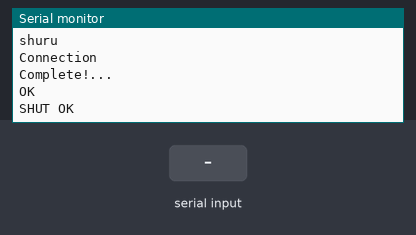
Recording of a sketch running on a simulated Arduino Uno, built with avr-gcc and run on an emulated ATmega328P. On the bench: the last lines printed to the serial monitor. Inputs (shaded band) come from the test bench. The modem accepts every AT command (registered, SIM ready, sends succeed) and sends nothing else.

Above: at 14.8 s.
14.9 s: "3000" received over the second serial link
At 15.9 s:
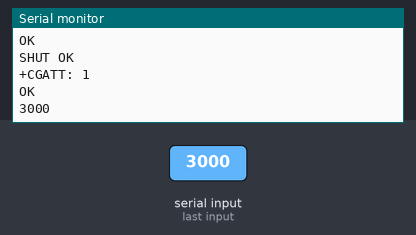
17.4 s: "FFFFFFFFFFFFFFFFFFFF" received over the second serial link
At 19.0 s:
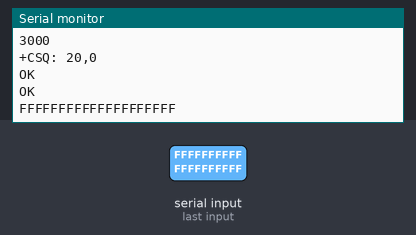
19.9 s: "BB01280001002A7E" received over the second serial link
At 20.8 s:
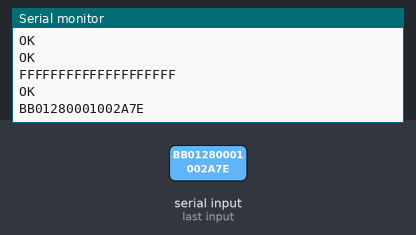
25.5 s: "A" received over Serial
At 26.3 s:
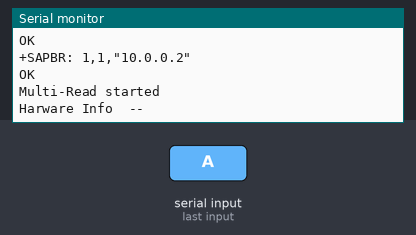

The sketch:

main.ino
```cpp
#include<SoftwareSerial.h>

SoftwareSerial uhf(6, 5);
SoftwareSerial myGsm(2,3); //(10, 11); //(2, 3); //sim tx rx

int u, c, counter = 1, tagID_print_delay = 300;
String string, n, power_string, final_string, multi_read_stop_string, pc, epc;
char INFO[50];

void setup() {
  Serial.begin(115200);
  uhf.begin(115200);
  myGsm.begin(9600);
 // pinMode(9, OUTPUT);
 // delay(100);
 Serial.println("shuru");
  delay(10000);
  myGsm.listen();
  sim_Init();
  delay(100);
  u = 'B';
}

void loop() {
  //delay(2000);

  uhf.listen();
  // get_Location();
  // data_Send(Lat, Long);
  // delay(5000);

  set_mode();
  read_data();
  string_compare();
  if (pc == "3000")
  {
   myGsm.listen();
    Serial.println("mil gya");
    analogWrite(9,255);
    delay(1000);
    Serial.println(epc);
    analogWrite(9,0);
    delay(500);
    data_Send(epc);
    delay(4000);
    pc = "";
    // while(1);
  }
 // analogWrite(9,0);
   // delay(500);
  //while(1);
}

void read_data()
{
  while (uhf.available())
  {
    c = uhf.read();
    n = String(c, HEX);
    n.toUpperCase();
    //Serial.print(c);
    //Serial.print(c,HEX);
    //Serial.print((char)c);

    if (n.length() < 2)
    {
      n = ("0" + n);
    }
    string += n;
    //Serial.print(string);
    //string= "";
  }
  while (Serial.available())
  {
    u = Serial.read();
  }
}

void set_mode()
{
  if (u == 'A')
  {
    hardware_info();
  }
  if (u == 'B')
  {
    multi_polling();
  }
  if (u == 'C')
  {
    stop_multi_polling();
  }
}

void hardware_info()
{
  Serial.println("");
  Serial.print("Harware Info  --  ");
  uint8_t message[] = {0xBB, 0x00, 0x03, 0x00, 0x01, 0x00, 0x04, 0x7E};
  uhf.write(message, sizeof(message));
  uhf.flush();
  u = 0;
  //delay(10);
}

void multi_polling()
{
  Serial.println("");
  Serial.println("Multi-Read started");
  uint8_t message[] = {0xBB, 0x00, 0x27, 0x00, 0x03, 0x22, 0x27, 0x10, 0x83, 0x7E};
  uhf.write(message, sizeof(message));
  uhf.flush();
  u = 0;
  delay(200);
}

void stop_multi_polling()
{
  //Serial.println("");
  //Serial.println("Stopping-Multi-Read");
  uint8_t message[] = {0xBB, 0x00, 0x28, 0x00, 0x00, 0x28, 0x7E};
  for (int i = 0; i <= 600; i++)
  { uhf.write(message, sizeof(message));
    uhf.flush();
  }
  u = 0;
  delay(1000);
}

void string_compare()
{

  power_string = string.substring(0, 20);
  multi_read_stop_string = string.substring(0, 16);

  if ((string.length() > 48) && (power_string == "FFFFFFFFFFFFFFFFFFFF"))
  {
    Serial.println("");
    Serial.println("Please power the UHF");
    delay(500);
  }
  if ((multi_read_stop_string == "BB01280001002A7E") || (multi_read_stop_string == "BB01280001002B7E") || (multi_read_stop_string == "BB01FF00115167E") || (multi_read_stop_string == "BB01FF000115167EBB01280001002A7E") || (multi_read_stop_string == "BB01FF000115167EBB01280001002A7F") || (multi_read_stop_string == "BB012400C0002A7E") || (multi_read_stop_string == "BB01FF000114167EBB01280001002A7E") || (multi_read_stop_string == "BB0128000100357E") || (multi_read_stop_string == "BB012800C000297E"))
  {
    Serial.println("");
    Serial.println("Multi-Read stopped");
    delay(1000);
    string = "";
    string.length() < 0;
  }

  if ((string.length() > 48) && (power_string != "FFFFFFFFFFFFFFFFFFFF"))
  {

    final_string = string.substring(0, 48);
    if (final_string.length() == 48)
    {
      epc = final_string.substring(16, 40);
      pc = final_string.substring(12, 16);

      if (pc == "3000")
      {
        Serial.println("");
        Serial.println("Assset found -- ");
        Serial.println("Asset ID = " + epc);
       // analogWrite(9, 255);
       // delay(200);
      }
      //+=[;pppppp.lp-analogWrite(9, 0);
      delay(tagID_print_delay);
      string = "";
      string.length() < 0;
    }
  }

  if (string == "BB01030010004D31303020323664426D2056312E30927E")
  {
    //d = readString,HEX;
    //Serial.println("");
    string = string.substring(12, 42);
    string.toCharArray(INFO , 50);
    //INFO = ((char)INFO);
    Serial.print(INFO);
    Serial.println("");
    // Serial.println("Hardware is");
    delay(100);
    string = "";
    string.length() < 0;
  }


}

void data_Send(String x)
{
  myGsm.println("AT+HTTPINIT");
  delay(2000);
  PrintSerialData();

  // Set value
  // https://dweet.io/dweet/for/godfather?testvar=69

  String url = "AT+HTTPPARA=\"URL\",\"api key";
  url += x;
  url += "/detect/";
  // url+="&longitude=";
  // url+=y;
  url += "\"";
  myGsm.println(url);
  //https://api.robogyan.tech/assets/864764033769049/update_location/?latitude=34.0&longitude=69.0322
  //http://dweet.io/dweet/for/godfather?testvar=77
  //  myGsm.println("AT+HTTPPARA=\"URL\",\"http://dweet.io/dweet/for/godfather?testvar=E20000196504014225906E8B\"");

  delay(4000);
  PrintSerialData();

  // set http action type 0 = GET
  myGsm.println("AT+HTTPACTION=0");
  delay(6000);
  PrintSerialData();

  // read server response
  myGsm.println("AT+HTTPREAD");
  delay(1000);
  PrintSerialData();

  //myGsm.println("");
  myGsm.println("AT+HTTPTERM");
  PrintSerialData();
  delay(300);

  myGsm.println("");


}

void sim_Init()
{
  Serial.println("Connection");
  delay(2000);
  Serial.println("Complete!...");
  myGsm.flush();
  Serial.flush();


  myGsm.println("AT+SAPBR =0,1");
  delay(1000);
  PrintSerialData();

  myGsm.println("AT+CIPSHUT");
  delay(1000);
  PrintSerialData();
  // Cheking to see if gprs is attached
  myGsm.println("AT+CGATT?");
  delay(1000);
  PrintSerialData();

  // Check signal strength
  myGsm.println("AT+CSQ ");
  delay(1000);
  PrintSerialData();

  // Set connection type to GPRS
  myGsm.println("AT+SAPBR=3,1,\"Contype\",\"GPRS\"");
  delay(2000);
  PrintSerialData();

  // Set the APN
  myGsm.println("AT+SAPBR=3,1,\"APN\",\"airtelgprs.com\"");
  delay(2000);
  PrintSerialData();

  // Enable GPRS
  myGsm.println("AT+SAPBR=1,1");
  delay(3000);
  PrintSerialData();

  // Check to see if connection is correct and get your IP address
  myGsm.println("AT+SAPBR=2,1");
  delay(2000);
  PrintSerialData();
}

void PrintSerialData()
{
  while (myGsm.available() != 0)
  {
    Serial.write(myGsm.read());
  }
}
```

Measured:
- after the input at 14.9 s, the serial monitor: prints a new line after 0.14 s (image 1)
- after the input at 17.4 s, the serial monitor: prints a new line after 0.69 s (image 2)
- after the input at 19.9 s, the serial monitor: prints a new line after 0.23 s (image 3)
- after the input at 25.5 s, the serial monitor: prints a new line at once (image 4)
